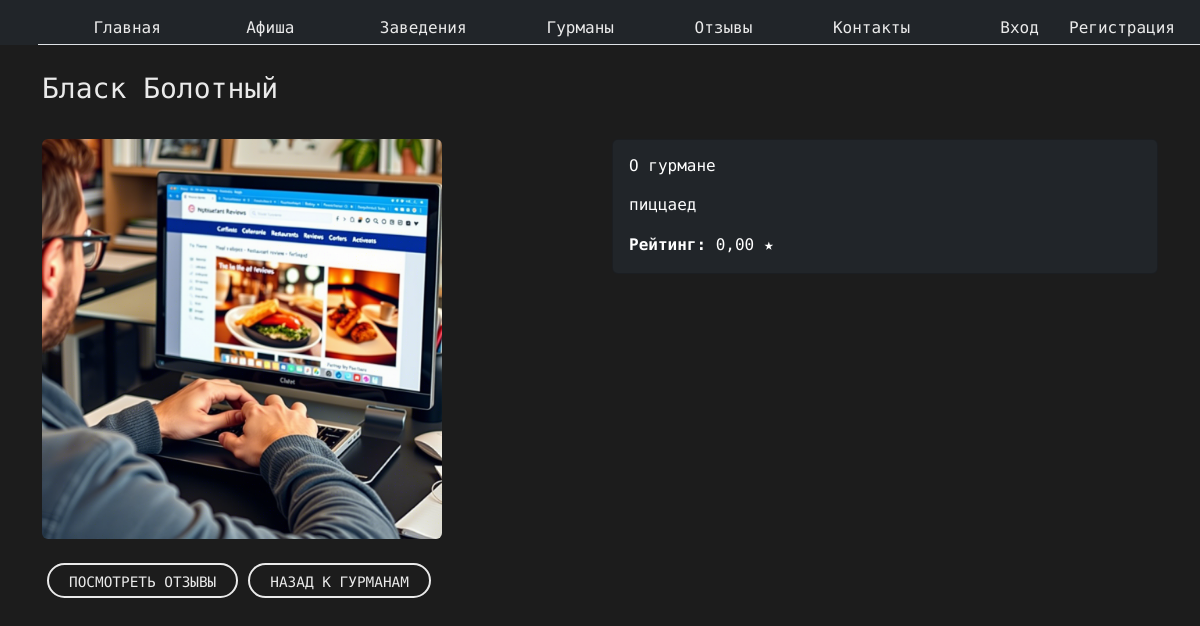
Page /gourmands/3/ on the committed database.
### landing/models.py (models this page shows, shortened)
class User(AbstractBaseUser, PermissionsMixin):
    ROLE_CHOICES = (
        ("gourmand", "Гурман"),
        ("owner", "Владелец заведения"),
    )
    email = models.EmailField(unique=True)
    first_name = models.CharField(max_length=30, blank=True)
    last_name = models.CharField(max_length=30, blank=True)
    role = models.CharField(max_length=10, choices=ROLE_CHOICES, default="gourmand")
    is_active = models.BooleanField(default=True)
    is_staff = models.BooleanField(default=False)
    objects = UserManager()
    USERNAME_FIELD = "email"
    REQUIRED_FIELDS = ["first_name", "last_name"]

class GourmandProfile(models.Model):
    user = models.OneToOneField(User, on_delete=models.CASCADE, related_name='gourmand_profile')
    description = models.TextField(blank=True)
    rating = models.DecimalField(max_digits=5, decimal_places=2, default=0.00)
    image = models.ImageField(upload_to="gourmands/", blank=True, null=True)

### landing/views.py (the view)
# urls.py: path('gourmands/<int:user_id>/', views.gourmand, name='gourmand'),
def gourmand(request, user_id):
    gourmand_obj = get_object_or_404(User, pk=user_id)
    return render(request, 'gourmands/gourmand.html', {'gourmand': gourmand_obj})

### templates/gourmands/gourmand.html (shortened to what this page needs)
{% extends 'landing/base.html' %}
{% load static %}
{% block content %}
<div class="container my-5">
  <h1 class="mb-4 pt-4 custom-text-color">{{ gourmand.first_name }} {{ gourmand.last_name }}</h1>
  <div class="row">
    <div class="col-md-6">
      {% if gourmand.gourmand_profile.image %}
        <img src="{{ gourmand.gourmand_profile.image.url }}" alt="фото гурмана" class="img-fluid rounded" style="max-height: 400px; object-fit: cover;">
      {% else %}
        <img src="{% static 'img/default.png' %}" alt="фото гурмана" class="img-fluid rounded" style="max-height: 400px; object-fit: cover;">
      {% endif %}
    </div>
    <div class="col-md-6">
      <div class="card bg-dark text-white">
        <div class="card-body">
          <h4 class="card-title">О гурмане</h4>
          <p class="card-text">{{ gourmand.gourmand_profile.description }}</p>
          <p class="card-text">
            <strong>Рейтинг:</strong> {{ gourmand.gourmand_profile.rating }} ★
          </p>
        </div>
      </div>
    </div>
  </div>
  <div class="mt-4 button_user">
    <a href="{% url 'gourmand_reviews' gourmand.id %}" class="custom-button">Посмотреть отзывы</a>
  </div>
  <div class="button_user">
    <a href="{% url 'gourmands' %}" class="custom-button">Назад к гурманам</a>
  </div>
</div>
{% endblock %}

### landing/static/css/style.css (style rules this page uses)
body { background-color: #1c1c1c; color: white; font-family: 'LXGW WenKai Mono TC', 'Arial', sans-serif; }
a { color: #1f1f1f; text-decoration: none !important; outline: none !important; transition: all 0.3s ease-in-out; }
h1, h2, h3, h4, h5, h6 { letter-spacing: 0; font-weight: normal; position: relative; padding: 0 0 10px 0; line-height: normal; color: #111111; margin: 0; }
h1 { font-size: 28px; }
h4 { font-size: 16px; }
.button_user a { float: left; min-width: 75px; height: 35px; text-align: center; line-height: 35px; position: relative; padding: 0 15px; margin: 0 2px; }
.button_user .custom-button { display: inline-block; min-width: 120px; height: 35px; line-height: 35px; text-align: center; padding: 0 20px; margin: 0 5px; color: #eaeaea; border: 2px solid #eaeaea; border-radius: 25px; transition: all 0.3s ease; text-transform: uppercase; font-size: 0.9rem; }
.custom-text-color { color: #eaeaea; }

### rows in the picture
User: first_name "Бласк", last_name "Болотный", gourmand_profile.image (picture), gourmand_profile.description "пиццаед", gourmand_profile.rating "0,00"
